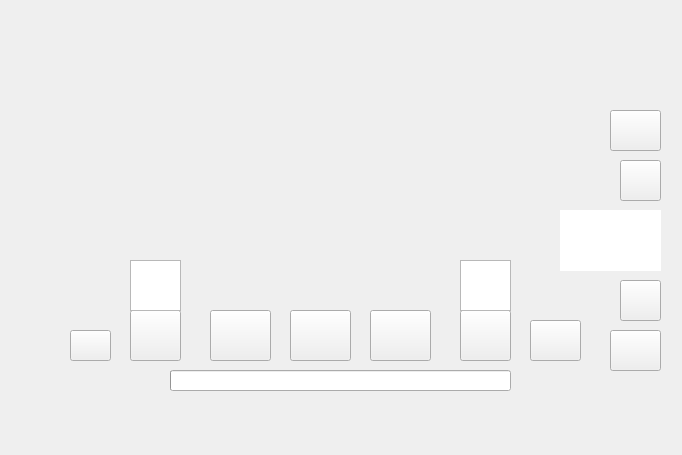
<?xml version="1.0" encoding="UTF-8"?>
<ui version="4.0">
 <class>Widget</class>
 <widget class="QWidget" name="Widget">
  <property name="geometry">
   <rect>
    <x>0</x>
    <y>0</y>
    <width>682</width>
    <height>455</height>
   </rect>
  </property>
  <property name="windowTitle">
   <string>Widget</string>
  </property>
  <property name="styleSheet">
   <string notr="true">Widget{
border-image: url(:/new/prefix1/picture/11.png);
}</string>
  </property>
  <widget class="QLabel" name="label">
   <property name="geometry">
    <rect>
     <x>100</x>
     <y>70</y>
     <width>211</width>
     <height>231</height>
    </rect>
   </property>
   <property name="styleSheet">
    <string notr="true">border-image: url(:/new/prefix1/picture/1.png);</string>
   </property>
   <property name="text">
    <string/>
   </property>
  </widget>
  <widget class="QPushButton" name="Pause_PushButton">
   <property name="geometry">
    <rect>
     <x>290</x>
     <y>310</y>
     <width>61</width>
     <height>51</height>
    </rect>
   </property>
   <property name="styleSheet">
    <string notr="true">border-image: url(:/new/prefix1/picture/play.png);</string>
   </property>
   <property name="text">
    <string/>
   </property>
  </widget>
  <widget class="QPushButton" name="Up_PushButton">
   <property name="geometry">
    <rect>
     <x>210</x>
     <y>310</y>
     <width>61</width>
     <height>51</height>
    </rect>
   </property>
   <property name="styleSheet">
    <string notr="true">border-image: url(:/new/prefix1/picture/up.png);</string>
   </property>
   <property name="text">
    <string/>
   </property>
  </widget>
  <widget class="QPushButton" name="Next_PushButton">
   <property name="geometry">
    <rect>
     <x>370</x>
     <y>310</y>
     <width>61</width>
     <height>51</height>
    </rect>
   </property>
   <property name="styleSheet">
    <string notr="true">border-image: url(:/new/prefix1/picture/next.png);</string>
   </property>
   <property name="text">
    <string/>
   </property>
  </widget>
  <widget class="QPushButton" name="Fast_PushButton">
   <property name="geometry">
    <rect>
     <x>460</x>
     <y>310</y>
     <width>51</width>
     <height>51</height>
    </rect>
   </property>
   <property name="styleSheet">
    <string notr="true">border-image: url(:/new/prefix1/picture/fast.png);</string>
   </property>
   <property name="text">
    <string/>
   </property>
  </widget>
  <widget class="QPushButton" name="Low_PushButton">
   <property name="geometry">
    <rect>
     <x>130</x>
     <y>310</y>
     <width>51</width>
     <height>51</height>
    </rect>
   </property>
   <property name="styleSheet">
    <string notr="true">border-image: url(:/new/prefix1/picture/low.png);</string>
   </property>
   <property name="text">
    <string/>
   </property>
  </widget>
  <widget class="QPushButton" name="Volume_PushButton">
   <property name="geometry">
    <rect>
     <x>530</x>
     <y>320</y>
     <width>51</width>
     <height>41</height>
    </rect>
   </property>
   <property name="styleSheet">
    <string notr="true">border-image: url(:/new/prefix1/picture/volume.png);</string>
   </property>
   <property name="text">
    <string/>
   </property>
  </widget>
  <widget class="QLabel" name="label_2">
   <property name="geometry">
    <rect>
     <x>370</x>
     <y>180</y>
     <width>131</width>
     <height>101</height>
    </rect>
   </property>
   <property name="styleSheet">
    <string notr="true">border-image: url(:/new/prefix1/picture/2.png);</string>
   </property>
   <property name="text">
    <string/>
   </property>
  </widget>
  <widget class="QPushButton" name="Table_PushButton">
   <property name="geometry">
    <rect>
     <x>70</x>
     <y>330</y>
     <width>41</width>
     <height>31</height>
    </rect>
   </property>
   <property name="styleSheet">
    <string notr="true">border-image: url(:/new/prefix1/picture/no_show.png);</string>
   </property>
   <property name="text">
    <string/>
   </property>
  </widget>
  <widget class="QTextEdit" name="Song_TextEdit">
   <property name="geometry">
    <rect>
     <x>560</x>
     <y>210</y>
     <width>101</width>
     <height>61</height>
    </rect>
   </property>
   <property name="styleSheet">
    <string notr="true">background-image: url(:/new/prefix1/picture/song.png);
background-repeat:no-repeat;              
background-position:center;              
</string>
   </property>
   <property name="frameShape">
    <enum>QFrame::NoFrame</enum>
   </property>
  </widget>
  <widget class="QTextEdit" name="Get_Time_Length_TextEdit">
   <property name="geometry">
    <rect>
     <x>460</x>
     <y>260</y>
     <width>51</width>
     <height>51</height>
    </rect>
   </property>
   <property name="styleSheet">
    <string notr="true">border-image: url(:/new/prefix1/picture/8.png);
background-repeat:no-repeat;              
background-position:center;     </string>
   </property>
  </widget>
  <widget class="QTextEdit" name="Get_Time_Pos_TextEdit">
   <property name="geometry">
    <rect>
     <x>130</x>
     <y>260</y>
     <width>51</width>
     <height>51</height>
    </rect>
   </property>
   <property name="styleSheet">
    <string notr="true">border-image: url(:/new/prefix1/picture/7.png);
background-repeat:no-repeat;              
background-position:center;  </string>
   </property>
  </widget>
  <widget class="QProgressBar" name="ProgressBar">
   <property name="geometry">
    <rect>
     <x>170</x>
     <y>370</y>
     <width>341</width>
     <height>21</height>
    </rect>
   </property>
   <property name="styleSheet">
    <string notr="true">background-image: url(:/new/prefix1/picture/processBar1.png);
background-repeat:no-repeat;              
background-position:center;              </string>
   </property>
   <property name="maximum">
    <number>100</number>
   </property>
   <property name="value">
    <number>0</number>
   </property>
   <property name="textDirection">
    <enum>QProgressBar::TopToBottom</enum>
   </property>
   <property name="format">
    <string/>
   </property>
  </widget>
  <widget class="QPushButton" name="Mule_PushButton">
   <property name="geometry">
    <rect>
     <x>610</x>
     <y>110</y>
     <width>51</width>
     <height>41</height>
    </rect>
   </property>
   <property name="styleSheet">
    <string notr="true">border-image: url(:/new/prefix1/picture/mule.png);
background-repeat:no-repeat;              
background-position:center;              </string>
   </property>
   <property name="text">
    <string/>
   </property>
  </widget>
  <widget class="QPushButton" name="List_Song_PushButton">
   <property name="geometry">
    <rect>
     <x>620</x>
     <y>160</y>
     <width>41</width>
     <height>41</height>
    </rect>
   </property>
   <property name="styleSheet">
    <string notr="true">border-image: url(:/new/prefix1/picture/list_song.png);</string>
   </property>
   <property name="text">
    <string/>
   </property>
  </widget>
  <widget class="QLabel" name="label_4">
   <property name="geometry">
    <rect>
     <x>200</x>
     <y>270</y>
     <width>251</width>
     <height>31</height>
    </rect>
   </property>
   <property name="styleSheet">
    <string notr="true">background-image: url(:/new/prefix1/picture/18.png);            
background-position:center; </string>
   </property>
   <property name="frameShape">
    <enum>QFrame::NoFrame</enum>
   </property>
   <property name="frameShadow">
    <enum>QFrame::Plain</enum>
   </property>
   <property name="midLineWidth">
    <number>0</number>
   </property>
   <property name="text">
    <string/>
   </property>
   <property name="alignment">
    <set>Qt::AlignCenter</set>
   </property>
  </widget>
  <widget class="QLabel" name="label_5">
   <property name="geometry">
    <rect>
     <x>560</x>
     <y>10</y>
     <width>131</width>
     <height>71</height>
    </rect>
   </property>
   <property name="styleSheet">
    <string notr="true">border-image: url(:/new/prefix1/picture/17.png);
background-repeat:no-repeat;              
background-position:center;  </string>
   </property>
   <property name="text">
    <string/>
   </property>
  </widget>
  <widget class="QLabel" name="label_3">
   <property name="geometry">
    <rect>
     <x>-40</x>
     <y>410</y>
     <width>121</width>
     <height>81</height>
    </rect>
   </property>
   <property name="styleSheet">
    <string notr="true">border-image: url(:/new/prefix1/picture/28.png);</string>
   </property>
   <property name="text">
    <string/>
   </property>
  </widget>
  <widget class="QLabel" name="label_6">
   <property name="geometry">
    <rect>
     <x>-80</x>
     <y>-20</y>
     <width>201</width>
     <height>161</height>
    </rect>
   </property>
   <property name="styleSheet">
    <string notr="true">border-image: url(:/new/prefix1/picture/27.png);</string>
   </property>
   <property name="text">
    <string/>
   </property>
  </widget>
  <widget class="QLabel" name="label_7">
   <property name="geometry">
    <rect>
     <x>420</x>
     <y>160</y>
     <width>101</width>
     <height>101</height>
    </rect>
   </property>
   <property name="styleSheet">
    <string notr="true">border-image: url(:/new/prefix1/picture/23.png);</string>
   </property>
   <property name="text">
    <string/>
   </property>
  </widget>
  <widget class="QLabel" name="label_8">
   <property name="geometry">
    <rect>
     <x>540</x>
     <y>370</y>
     <width>151</width>
     <height>151</height>
    </rect>
   </property>
   <property name="styleSheet">
    <string notr="true">border-image: url(:/new/prefix1/picture/26.png);</string>
   </property>
   <property name="text">
    <string/>
   </property>
  </widget>
  <widget class="QPushButton" name="Like_Listwidget_PushButton">
   <property name="geometry">
    <rect>
     <x>620</x>
     <y>280</y>
     <width>41</width>
     <height>41</height>
    </rect>
   </property>
   <property name="styleSheet">
    <string notr="true">border-image: url(:/new/prefix1/picture/like2.png);
background-repeat:no-repeat;              
background-position:center;    </string>
   </property>
   <property name="text">
    <string/>
   </property>
  </widget>
  <widget class="QPushButton" name="Like_PushButton">
   <property name="geometry">
    <rect>
     <x>610</x>
     <y>330</y>
     <width>51</width>
     <height>41</height>
    </rect>
   </property>
   <property name="styleSheet">
    <string notr="true">border-image: url(:/new/prefix1/picture/zan.png);
background-repeat:no-repeat;              
background-position:center;   </string>
   </property>
   <property name="text">
    <string/>
   </property>
  </widget>
  <zorder>Pause_PushButton</zorder>
  <zorder>Up_PushButton</zorder>
  <zorder>Next_PushButton</zorder>
  <zorder>Fast_PushButton</zorder>
  <zorder>Low_PushButton</zorder>
  <zorder>Volume_PushButton</zorder>
  <zorder>Song_TextEdit</zorder>
  <zorder>Get_Time_Length_TextEdit</zorder>
  <zorder>Get_Time_Pos_TextEdit</zorder>
  <zorder>label</zorder>
  <zorder>label_2</zorder>
  <zorder>ProgressBar</zorder>
  <zorder>Mule_PushButton</zorder>
  <zorder>List_Song_PushButton</zorder>
  <zorder>label_4</zorder>
  <zorder>label_5</zorder>
  <zorder>Table_PushButton</zorder>
  <zorder>label_3</zorder>
  <zorder>label_6</zorder>
  <zorder>label_7</zorder>
  <zorder>label_8</zorder>
  <zorder>Like_Listwidget_PushButton</zorder>
  <zorder>Like_PushButton</zorder>
 </widget>
 <layoutdefault spacing="6" margin="11"/>
 <resources/>
 <connections/>
</ui>
